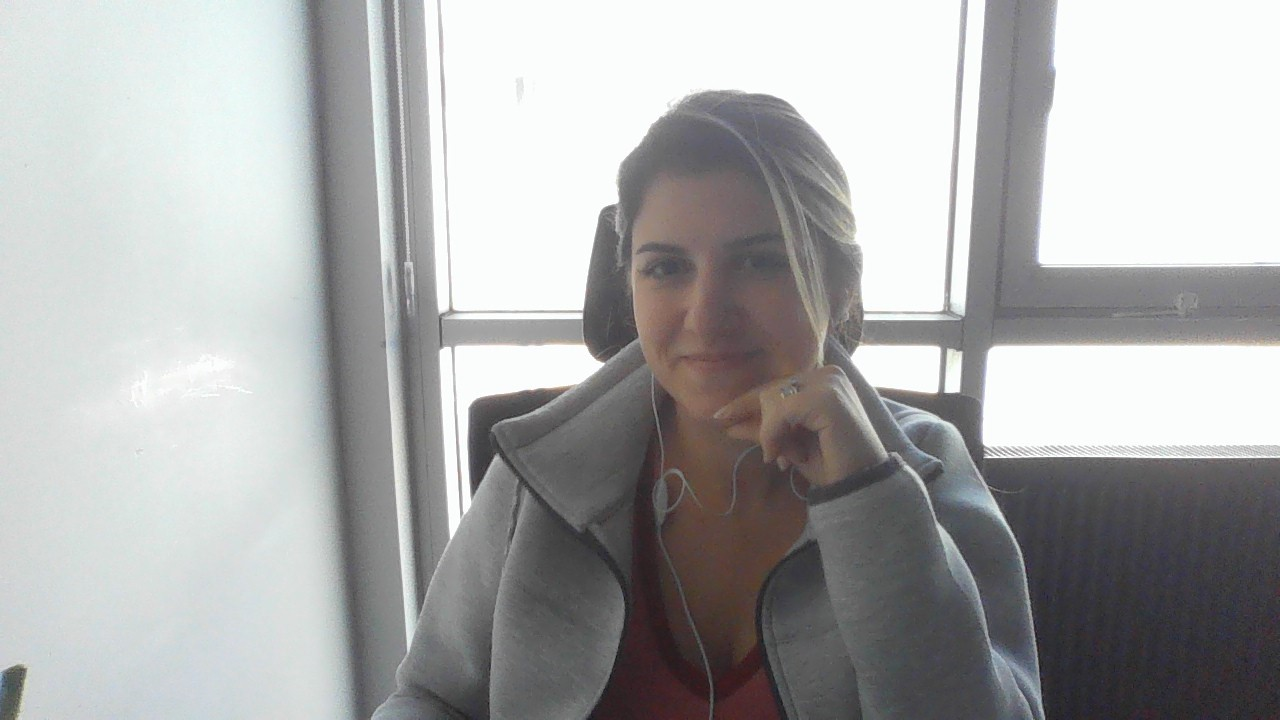
#> input picture 2.jpg, 1280 x 720 px
$ python Problem1.py 2.jpg 4.png
#> lines starting #> are read from the running program, lines starting #| are printed output that depends on the picture
#> further down, img is the input picture: shape (720, 1280, 3); mean B, G, R 170.6, 170.6, 170.1
from __future__ import print_function
import os
import sys
import cv2 as cv
from PIL import Image
import numpy as np

#A Python script that detects faces in an image using OpenCV, and saves the headshots of the detected faces to a specified directory.
#arg1 : Path to image
#arg 2: headshot directory
#output: number of faces detected

def detectAndDisplay(image, location, file_format):
    # -- Change the color space and apply histogram equalization
#> called with location = '4.png', file_format = '.jpg'
    image_gray = cv.cvtColor(image, cv.COLOR_BGR2GRAY)
    image_gray = cv.equalizeHist(image_gray)
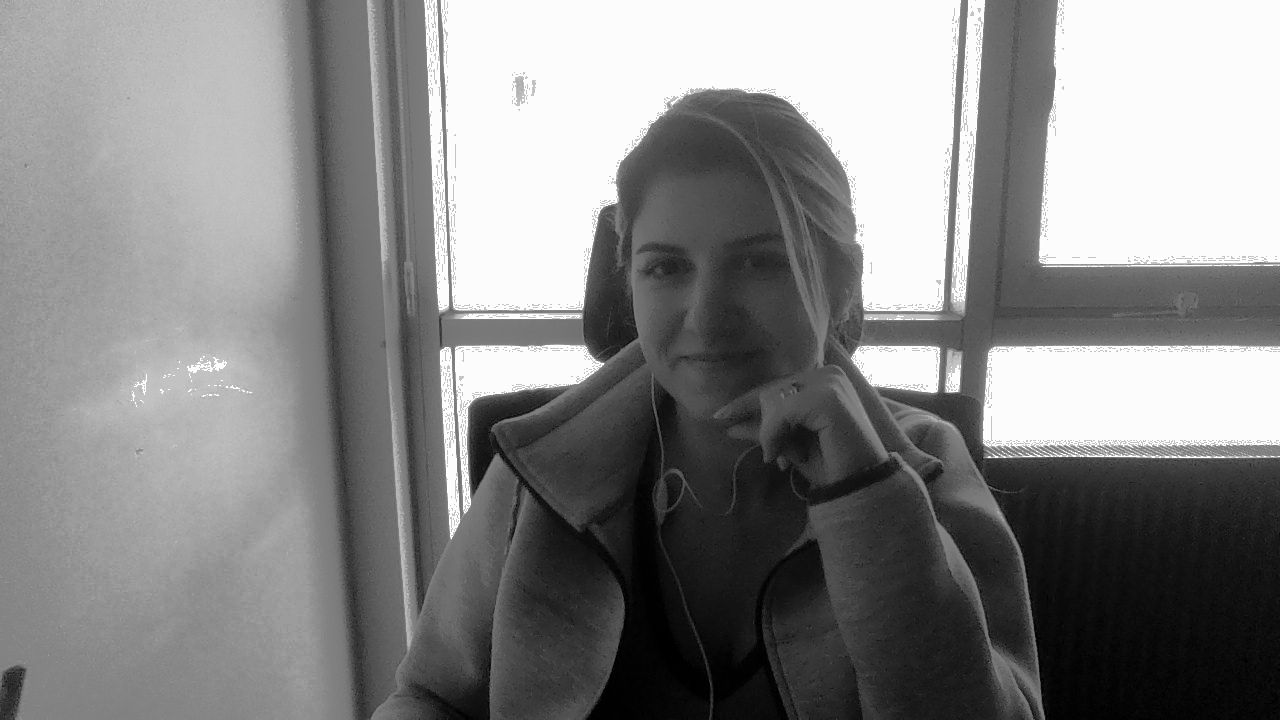
#> image_gray: shape (720, 1280); min 0, max 255, mean 134.1
    #-- Detect faces
    faces = face_cascade.detectMultiScale(image_gray)
#> faces = [[600, 182, 216, 216]]
    count=1
    for (x,y,w,h) in faces:
        # -- Draw bounding rectangle
        detected_frame = cv.rectangle(image, (x,y), (x+h, y+w), (255, 0, 0), 4)
        # -- Crop the image with PIL
        cv.imwrite('temp.jpeg', detected_frame)
        PIL_image = Image.open('temp.jpeg')
        cropped_image=PIL_image.crop((x,y ,x+h, y+w))
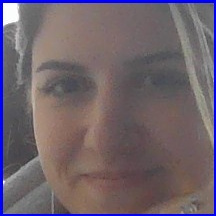
#> cropped_image: PIL image 216x216 RGB; mean R, G, B 111.2, 98.7, 107.8
        # -- Return image to opencv format
        open_cv_image = np.array(cropped_image)
        # -- change the color space to rgb
        rgb_headshot=cv.cvtColor(open_cv_image, cv.COLOR_BGR2RGB)
        cv.imwrite(f"{location}/face{count}{file_format}", rgb_headshot)
        count=count+1
    return detected_frame, count-1
# -- define the path of the face cascade xml file
face_cascade_name = 'C:/Users/Software/PycharmProjects/Problem1/venv/Lib/site-packages/cv2/data/haarcascade_frontalface_alt.xml'
face_cascade = cv.CascadeClassifier()
#-- 1. Load the cascade
if not face_cascade.load(cv.samples.findFile(face_cascade_name)):
    print('--(!)Error loading face cascade')
    exit(0)
# -- get image path and name from args
arg1 = sys.argv[1]
if os.path.exists(arg1):
    arg1= (os.path.basename(arg1))

# -- get headshot path
arg2 = sys.argv[2]
if os.path.exists(arg2):
    fn1= (os.path.basename(arg2))

# -- Read the image
img = cv.imread(arg1)
if img is None:
    print('--(!) Cannot read the image')
# -- extract the file format
sub_idx=arg1.index('.')
formt=arg1[sub_idx:]

# Run the detection
img, c=detectAndDisplay(img, arg2, formt)
#> c = 1
#Print output
print (f"Number of faces detected: {c}")
#| Number of faces detected: 1

cv.imshow("image", img)
cv.waitKey(0)
